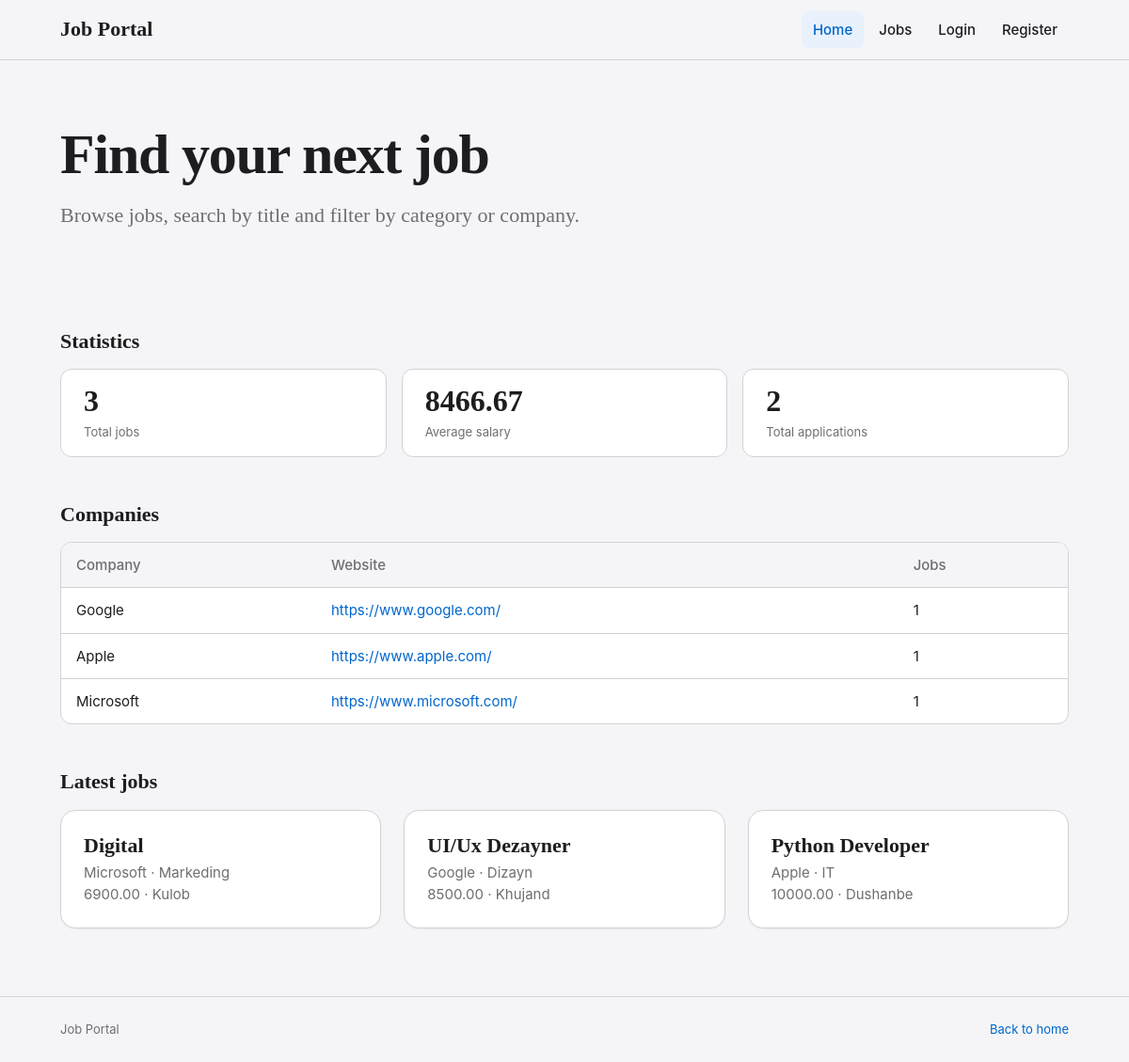
The page / on the database its author committed.
### myapp/models.py (models this page shows, shortened)
class Company(models.Model):
    name = models.CharField(max_length=100)
    description = models.TextField()
    website = models.URLField()

class Job(models.Model):
    EMPLOYMENT_TYPES = [('full_time', 'Full time'), ('part_time', 'Part time')]
    title = models.CharField(max_length=200)
    description = models.TextField()
    salary = models.DecimalField(max_digits=10, decimal_places=2)
    location = models.CharField(max_length=100)
    employment_type = models.CharField(max_length=20, choices=EMPLOYMENT_TYPES)
    created_at = models.DateTimeField(auto_now_add=True)
    company = models.ForeignKey(Company, on_delete=models.CASCADE, related_name='jobs')
    category = models.ForeignKey(Category, on_delete=models.CASCADE, related_name='jobs')
    created_by = models.ForeignKey(User, on_delete=models.CASCADE, related_name='jobs')

class Category(models.Model):
    name = models.CharField(max_length=100)

### myapp/views.py (the view)
# urls.py: path('', home, name='home'),
def home(request):
    job_stats = Job.objects.aggregate(total_jobs=Count('id'), avg_salary=Avg('salary'))
    application_stats = Application.objects.aggregate(total_applications=Count('id'))
    companies = Company.objects.annotate(jobs_count=Count('jobs'))
    latest_jobs = Job.objects.select_related('company', 'category').order_by('-created_at')[:6]
    return render(request, 'home.html', {'job_stats': job_stats, 'application_stats': application_stats, 'companies': companies, 'latest_jobs': latest_jobs})

### templates/home.html (shortened to what this page needs)
{% extends "base.html" %}
{% block content %}
<section class="hero">
    <h1>Find your next job</h1>
    <p>Browse jobs, search by title and filter by category or company.</p>
</section>
<h2 class="section-title">Statistics</h2>
<div class="stats">
    <div class="stat"><span class="stat-value">{{ job_stats.total_jobs }}</span><span class="stat-label">Total jobs</span></div>
    <div class="stat"><span class="stat-value">{{ job_stats.avg_salary|default:0|floatformat:2 }}</span><span class="stat-label">Average salary</span></div>
    <div class="stat"><span class="stat-value">{{ application_stats.total_applications }}</span><span class="stat-label">Total applications</span></div>
</div>
<h2 class="section-title">Companies</h2>
<div class="table-wrap">
    <table class="table">
        <tr><th>Company</th><th>Website</th><th>Jobs</th></tr>
        {% for i in companies %}
            <tr><td>{{ i.name }}</td><td><a href="{{ i.website }}">{{ i.website }}</a></td><td>{{ i.jobs_count }}</td></tr>
        {% empty %}
            <tr><td colspan="3">No companies yet.</td></tr>
        {% endfor %}
    </table>
</div>
<h2 class="section-title">Latest jobs</h2>
<div class="grid">
    {% for i in latest_jobs %}
        <a class="card card-hover nav-card" href="{% url 'job_detail' i.id %}">
            <h3>{{ i.title }}</h3>
            <p>{{ i.company.name }} · {{ i.category.name }}</p>
            <p>{{ i.salary }} · {{ i.location }}</p>
        </a>
    {% empty %}
        <div class="empty">No jobs yet.</div>
    {% endfor %}
</div>
{% endblock %}

### templates/base.html (shortened to what this page needs)
{% load static %}
<!DOCTYPE html>
<html lang="en">
<head>
    <link rel="stylesheet" href="{% static 'css/style.css' %}">
</head>
<body>
{% block nav %}
    <header class="navbar">
        <div class="container">
            <a class="brand" href="{% url 'home' %}">Job Portal</a>
            <nav class="nav-menu">
                <a class="nav-link {% if request.resolver_match.url_name == 'home' %}active{% endif %}" href="{% url 'home' %}">Home</a>
                <a class="nav-link {% if request.resolver_match.url_name == 'job_list' %}active{% endif %}" href="{% url 'job_list' %}">Jobs</a>
                {% if user.is_authenticated %}
                    {% if user.username != 'admin' %}
                        <a class="nav-link {% if request.resolver_match.url_name == 'applications' %}active{% endif %}" href="{% url 'applications' %}">Applications</a>
                        <a class="nav-link {% if request.resolver_match.url_name == 'profile' %}active{% endif %}" href="{% url 'profile' %}">{{ user.username }}</a>
                    {% endif %}
                    {% if user.username == 'admin' %}
                        <a class="btn btn-sm btn-primary" href="{% url 'admin_panel' %}">Admin panel</a>
                    {% endif %}
                    <form method="post" action="{% url 'logout' %}">
                        {% csrf_token %}
                        <button type="submit" class="btn btn-sm">Log out</button>
                    </form>
                {% else %}
                    <a class="nav-link {% if request.resolver_match.url_name == 'login' %}active{% endif %}" href="{% url 'login' %}">Login</a>
                    <a class="nav-link {% if request.resolver_match.url_name == 'register' %}active{% endif %}" href="{% url 'register' %}">Register</a>
                {% endif %}
            </nav>
        </div>
    </header>
{% endblock %}
    <main class="main">
        <div class="container {% block container_class %}{% endblock %}">
            {% block content %}{% endblock %}
        </div>
    </main>
{% block footer %}
    <footer class="footer">
        <div class="container">
            <span>Job Portal</span>
            <a href="{% url 'home' %}">Back to home</a>
        </div>
    </footer>
{% endblock %}
</body>
</html>

### rows shown on the page
Company: name "Google", website "https://www.google.com/", jobs_count "1"
Company: name "Apple", website "https://www.apple.com/", jobs_count "1"
Company: name "Microsoft", website "https://www.microsoft.com/", jobs_count "1"
Job: title "Digital", company.name "Microsoft", category.name "Markeding", salary "6900.00", location "Kulob"
Job: title "UI/Ux Dezayner", company.name "Google", category.name "Dizayn", salary "8500.00", location "Khujand"
Job: title "Python Developer", company.name "Apple", category.name "IT", salary "10000.00", location "Dushanbe"

### other values the page prints
{{ job_stats.total_jobs }} "3"
{{ job_stats.avg_salary|default:0|floatformat:2 }} "8466.67"
{{ application_stats.total_applications }} "2"
